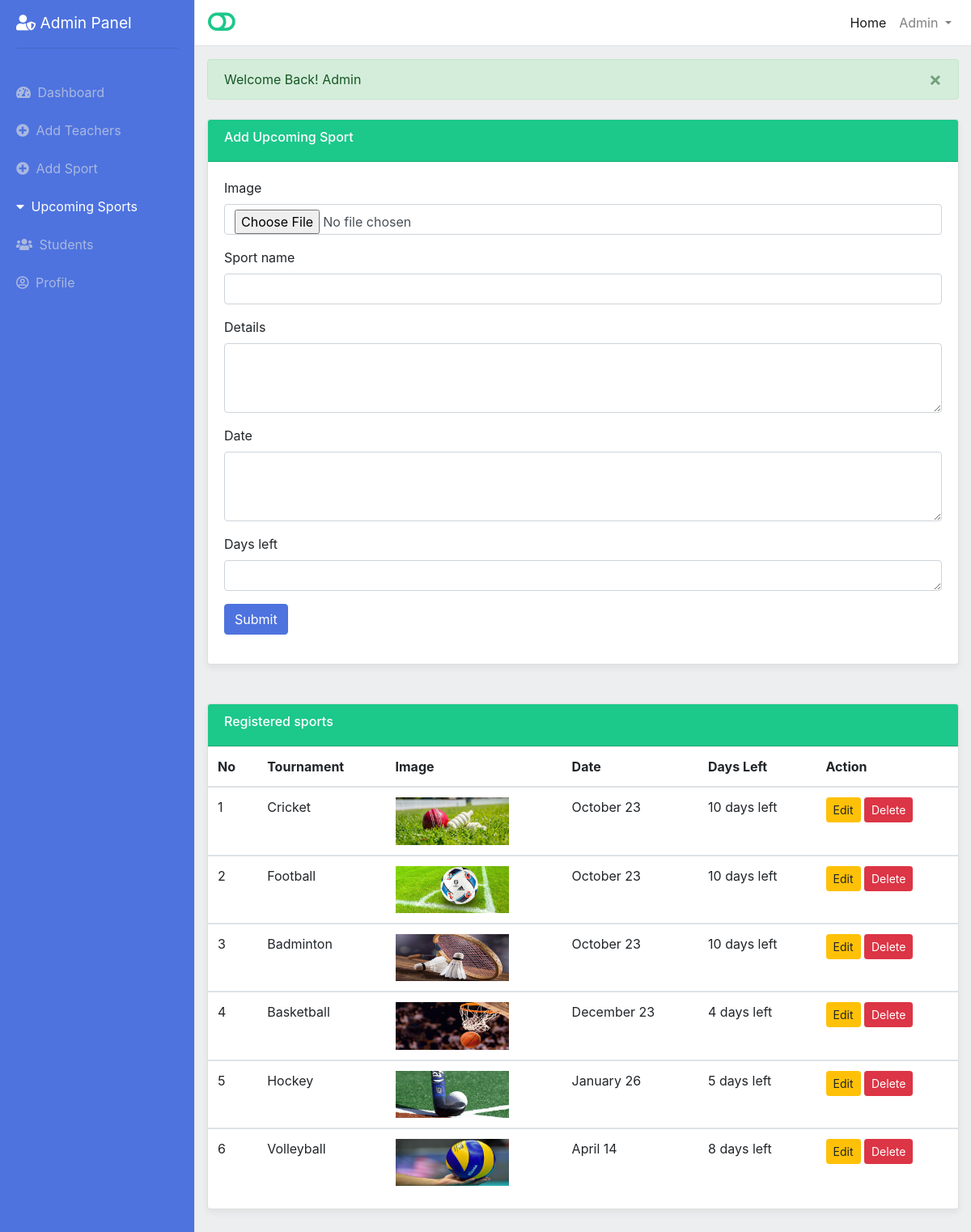
Screenshot of /admin/upcoming-sports.php (signed in) with the database file from the repository.
### tables this page shows
CREATE TABLE `upcoming_sports` (
  `id` int(11) NOT NULL,
  `image` varchar(255) NOT NULL,
  `sport_name` varchar(255) NOT NULL,
  `details` varchar(255) NOT NULL,
  `date` varchar(255) NOT NULL,
  `days_left` varchar(255) NOT NULL
);

### admin/upcoming-sports.php (the view, shortened to what this page needs)
<?php require_once '../include/config/config.php'; ?>
<!DOCTYPE html>
<html lang="en">
<head>
   <link href="../assets/css/bootstrap.min.css" rel="stylesheet">
	<link href="../assets/fontawesome-free/css/all.min.css" rel="stylesheet">
	<link rel="stylesheet" href="../portal-assets/css/simple-sidebar.css?v=<?php echo time(); ?>">
</head>
<body>
  <div class="d-flex" id="wrapper">
    <div class="bg-light border-right" id="sidebar-wrapper">
      <div class="sidebar-heading "> <i class="fas fa-user-shield"></i> Admin Panel
        <hr>
      </div>
      <div class="list-group list-group-flush">
        <a href="index.php" class="list-group-item list-group-item-action  ">
          <span class="mr-1"> <i class="fas fa-tachometer-alt"></i> </span> Dashboard
        </a>
        <a href="add-teachers.php" class="list-group-item list-group-item-action ">
          <span class="mr-1"> <i class="fa fa-plus-circle"></i> </span> Add Teachers
        </a>
        <a href="add-sports.php" class="list-group-item list-group-item-action  ">
          <span class="mr-1"> <i class="fa fa-plus-circle"></i> </span> Add Sport
        </a>
        <a href="upcoming-sports.php" class="list-group-item list-group-item-action active">
          <span class="mr-1"> <i class="fa fa-caret-down" aria-hidden="true"></i> </span> Upcoming Sports
        </a>
        <a href="students.php" class="list-group-item list-group-item-action ">
          <span class="mr-1"> <i class="fas fa-users"></i> </span> Students
        </a>
        <a href="admin-profile.php" class="list-group-item list-group-item-action ">
          <span class="mr-1"> <i class="far fa-user-circle"></i> </span> Profile
        </a>
      </div>
    </div>
    <div id="page-content-wrapper">
      <nav class="navbar navbar-expand-lg navbar-light bg-light border-bottom">
        <a href="#" id="menu-toggle"> <i class="fas fa-toggle-off toggler-fa "></i> </a>
        <div class="collapse navbar-collapse" id="navbarSupportedContent">
          <ul class="navbar-nav ml-auto mt-2 mt-lg-0">
            <li class="nav-item active">
              <a class="nav-link" href="../index.php">Home <span class="sr-only">(current)</span></a>
            </li>
            <li class="nav-item dropdown">
              <a class="nav-link dropdown-toggle" href="#" id="navbarDropdown" role="button" data-toggle="dropdown"
                aria-haspopup="true" aria-expanded="false">
                <?php echo $_SESSION['adminName']; ?>
              </a>
            </li>
          </ul>
        </div>
      </nav>
      <div class="container-fluid">
        <div class="my-3">
        </div>
        <div class="card  my-4  ">
          <div class="card-header bg-success">
            <h6>Add Upcoming Sport</h6>
          </div>
          <div class="card-body">
            <form action="" method="post" enctype="multipart/form-data">
              <div class="form-group">
                <label for="image"> Image </label>
                <input type="file" name="image" id="image" class="form-control" value="">
              </div>
              <div class="form-group">
                <label for="Name"> Sport name </label>
                <input type="text" name="name" id="name" class="form-control" value="">
              </div>
              <div class="form-group">
                <label for="details"> Details </label>
                <textarea class="form-control" name="details" id="details" cols="3" rows="3"></textarea>
              </div>
              <div class="form-group">
                <label for="date"> Date </label>
                <textarea class="form-control" name="date" id="date" cols="3" rows="3"></textarea>
              </div>
              <div class="form-group">
                <label for="left"> Days left </label>
                <textarea class="form-control" name="left" id="left" cols="1" rows="1"></textarea>
              </div>
              <div class="form-group">
                <button type="submit" class="btn btn-primary" name="submit"> Submit </button>
              </div>
            </form>
          </div>
        </div>
        <div class="card  my-5  ">
          <div class="card-header bg-success ">
            <h6> Registered sports </h6>
          </div>
          <div class="care-body">
            <div class="table-responsive">
              <table class="table">
                <thead>
                  <tr>
                    <th>No</th>
                    <th> Tournament </th>
                    <th>Image</th>
                    <th>Date</th>
                    <th>Days Left</th>
                    <th>Action</th>
                  </tr>
                </thead>
                <tbody>
                  <?php
                      $query = ' SELECT * FROM upcoming_sports ';
                      $execute = mysqli_query($Connection, $query);
                      $srNo = 0;
                      while ($row = mysqli_fetch_array($execute)) {
                          $srNo++; ?>
                  <tr>
                    <td> <?php echo $srNo; ?> </td>
                    <td> <?php echo $row['sport_name']; ?> </td>
                    <td> <img src="upload/upcoming/<?php echo $row['image']; ?>" style="width:140px;" alt=""> </td>
                    <td><?php echo $row['date']; ?></td>
                    <td><?php echo $row['days_left']; ?></td>
                    <td>
                      <a href="edit-upcoming-sport.php?edit= <?php echo $row['id']; ?> " class="btn btn-warning btn-sm mb-1">
                        Edit
                      </a>
                      <a href="delete-upcoming-sport.php?delete= <?php echo $row['id']; ?>" class="btn btn-danger btn-sm mb-1">
                        Delete
                      </a>
                    </td>
                  </tr>
                </tbody>
                <?php
                      } ?>
              </table>
            </div>
          </div>
        </div>
      </div>
    </div>
</body>
</html>

### portal-assets/css/simple-sidebar.css (style rules this page uses)
body { overflow-x: hidden; background-color: #EDEEEF; }
#sidebar-wrapper { min-height: 100vh; margin-left: -15rem; -webkit-transition: margin .25s ease-out; -moz-transition: margin .25s ease-out; -o-transition: margin .25s ease-out; transition: margin .25s ease-out; background-color: #4e73df!important; }
#sidebar-wrapper .sidebar-heading { padding: 0.875rem 1.25rem; font-size: 1.2rem; color: white; }
#sidebar-wrapper .list-group { width: 15rem; }
#page-content-wrapper { min-width: 100vw; }
@media (min-width: 768px) { #sidebar-wrapper { margin-left: 0; } }
@media (min-width: 768px) { #page-content-wrapper { min-width: 0; width: 100%; } }
.list-group-item.active { z-index: 2; color: #fff; }
.list-group-item { color: hsla(0, 0%, 88%, 0.637); position: relative; display: block; padding: .75rem 1.25rem; margin-bottom: -1px; background-color: #4e73df!important; border: 0px solid rgba(0,0,0,.125); }
.bg-light { background-color: white!important; }
.btn-primary { color: #fff; background-color: #4e73df!important; border-color: #4e73df; }
.bg-success { background-color: #1cc88a!important; }
h6 { color: white; }
.toggler-fa { color: #1cc88a!important; font-size: 30px; }
.card { box-shadow: 0 4px 8px 0 rgba(0, 0, 0, 0.06); }

### rows the page displays
upcoming_sports: sport_name "Cricket", image (picture), date "October 23", days_left "10 days left"
upcoming_sports: sport_name "Football", image (picture), date "October 23", days_left "10 days left"
upcoming_sports: sport_name "Badminton", image (picture), date "October 23", days_left "10 days left"
upcoming_sports: sport_name "Basketball", image (picture), date "December 23", days_left "4 days left"
upcoming_sports: sport_name "Hockey", image (picture), date "January 26", days_left "5 days left"
upcoming_sports: sport_name "Volleyball", image (picture), date "April 14", days_left "8 days left"

### other values shown
$_SESSION['adminName'] "Admin"
$Output "Welcome Back! Admin"
